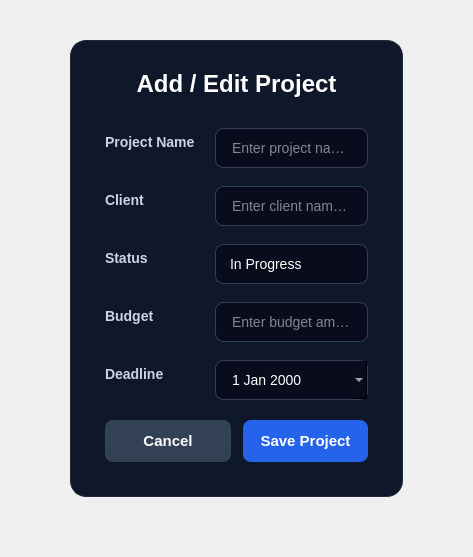
      <widget class="QWidget" name="projectFormPage">
       <layout class="QVBoxLayout" name="verticalLayoutProjectFormPage">
        <property name="leftMargin"><number>30</number></property>
        <property name="topMargin"><number>20</number></property>
        <property name="rightMargin"><number>30</number></property>
        <property name="bottomMargin"><number>20</number></property>
        <item>
         <spacer name="spacerProjFormTop">
          <property name="orientation"><enum>Qt::Vertical</enum></property>
          <property name="sizeHint" stdset="0"><size><width>20</width><height>20</height></size></property>
         </spacer>
        </item>
        <item>
         <layout class="QHBoxLayout" name="horizontalLayoutProjFormWrapper">
          <item>
           <spacer name="spacerProjFormLeft">
            <property name="orientation"><enum>Qt::Horizontal</enum></property>
            <property name="sizeHint" stdset="0"><size><width>40</width><height>20</height></size></property>
           </spacer>
          </item>
          <item>
           <widget class="QWidget" name="projectFormContainerWidget">
            <property name="minimumWidth"><number>500</number></property>
            <property name="maximumWidth"><number>550</number></property>
            <property name="styleSheet">
             <string notr="true">
                #projectFormContainerWidget {
                    background-color: #0f172a;
                    border: 1px solid #1e293b;
                    border-radius: 16px;
                }
                QLabel {
                    color: #cbd5e1;
                    font-size: 14px;
                    font-weight: 600;
                    font-family: 'Segoe UI';
                }
                QLineEdit, QComboBox, QDateEdit {
                    background-color: #080c1d;
                    color: #ffffff;
                    border: 1px solid #334155;
                    border-radius: 8px;
                    padding: 10px 14px;
                    font-size: 14px;
                    font-family: 'Segoe UI';
                }
                QLineEdit:focus, QComboBox:focus, QDateEdit:focus {
                    border: 1px solid #38bdf8;
                }
                QComboBox::drop-down {
                    border: none;
                    width: 30px;
                }
                QComboBox QAbstractItemView {
                    background-color: #0f172a;
                    color: #ffffff;
                    selection-background-color: #1e293b;
                    border: 1px solid #1e293b;
                }
             </string>
            </property>
            <layout class="QVBoxLayout" name="verticalLayoutProjFormContent">
             <property name="leftMargin"><number>35</number></property>
             <property name="topMargin"><number>30</number></property>
             <property name="rightMargin"><number>35</number></property>
             <property name="bottomMargin"><number>35</number></property>
             <property name="spacing"><number>20</number></property>

             <item>
              <widget class="QLabel" name="labelProjFormHeader">
               <property name="text"><string>Add / Edit Project</string></property>
               <property name="alignment"><set>Qt::AlignCenter</set></property>
               <property name="styleSheet">
                <string notr="true">color: #ffffff; font-size: 24px; font-weight: bold; margin-bottom: 10px;</string>
               </property>
              </widget>
             </item>

             <item>
              <layout class="QFormLayout" name="formLayoutProjFields">
               <property name="horizontalSpacing"><number>20</number></property>
               <property name="verticalSpacing"><number>18</number></property>
               <property name="labelAlignment"><set>Qt::AlignLeft|Qt::AlignVCenter</set></property>

               <item row="0" column="0">
                <widget class="QLabel" name="labelProjName">
                 <property name="text"><string>Project Name</string></property>
                </widget>
               </item>
               <item row="0" column="1">
                <widget class="QLineEdit" name="lineProjName">
                 <property name="placeholderText"><string>Enter project name...</string></property>
                </widget>
               </item>

               <item row="1" column="0">
                <widget class="QLabel" name="labelProjClient">
                 <property name="text"><string>Client</string></property>
                </widget>
               </item>
               <item row="1" column="1">
                <widget class="QLineEdit" name="lineProjClient">
                 <property name="placeholderText"><string>Enter client name...</string></property>
                </widget>
               </item>

               <item row="2" column="0">
                <widget class="QLabel" name="labelProjStatus">
                 <property name="text"><string>Status</string></property>
                </widget>
               </item>
               <item row="2" column="1">
                <widget class="QComboBox" name="comboProjStatus">
                 <item><property name="text"><string>In Progress</string></property></item>
                 <item><property name="text"><string>Completed</string></property></item>
                 <item><property name="text"><string>Pending</string></property></item>
                 <item><property name="text"><string>On Hold</string></property></item>
                </widget>
               </item>

               <item row="3" column="0">
                <widget class="QLabel" name="labelProjBudget">
                 <property name="text"><string>Budget</string></property>
                </widget>
               </item>
               <item row="3" column="1">
                <widget class="QLineEdit" name="lineProjBudget">
                 <property name="placeholderText"><string>Enter budget amount...</string></property>
                </widget>
               </item>

               <item row="4" column="0">
                <widget class="QLabel" name="labelProjDeadline">
                 <property name="text"><string>Deadline</string></property>
                </widget>
               </item>
               <item row="4" column="1">
                <widget class="QDateEdit" name="dateProjDeadline">
                 <property name="calendarPopup"><bool>true</bool></property>
                </widget>
               </item>
              </layout>
             </item>

             <item>
              <layout class="QHBoxLayout" name="horizontalLayoutProjFormButtons">
               <property name="spacing"><number>12</number></property>
               <item>
                <widget class="QPushButton" name="btnCancelProject">
                 <property name="text"><string>Cancel</string></property>
                 <property name="styleSheet">
                  <string notr="true">
                      QPushButton {
                          background-color: #334155; color: #ffffff; border: none; border-radius: 8px;
                          padding: 12px; font-size: 15px; font-weight: bold; font-family: 'Segoe UI';
                      }
                      QPushButton:hover { background-color: #475569; }
                  </string>
                 </property>
                </widget>
               </item>
               <item>
                <widget class="QPushButton" name="btnSaveProject">
                 <property name="text"><string>Save Project</string></property>
                 <property name="styleSheet">
                  <string notr="true">
                      QPushButton {
                          background-color: #2563eb; color: #ffffff; border: none; border-radius: 8px;
                          padding: 12px; font-size: 15px; font-weight: bold; font-family: 'Segoe UI';
                      }
                      QPushButton:hover { background-color: #1d4ed8; }
                  </string>
                 </property>
                </widget>
               </item>
              </layout>
             </item>

            </layout>
           </widget>
          </item>
          <item>
           <spacer name="spacerProjFormRight">
            <property name="orientation"><enum>Qt::Horizontal</enum></property>
            <property name="sizeHint" stdset="0"><size><width>40</width><height>20</height></size></property>
           </spacer>
          </item>
         </layout>
        </item>
        <item>
         <spacer name="spacerProjFormBottom">
          <property name="orientation"><enum>Qt::Vertical</enum></property>
          <property name="sizeHint" stdset="0"><size><width>20</width><height>40</height></size></property>
         </spacer>
        </item>
       </layout>
      </widget>
